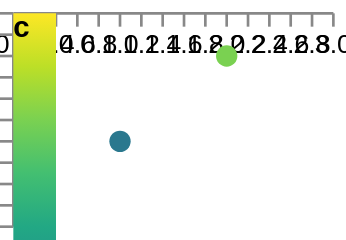

Write the Vega-Lite specification saved for this chart.
### Vega specification from a JSON file in a GitHub repository (floating-point values rounded to 4 significant figures)
{"width": 120, "height": 80, "padding": 5, "data": [{"name": "t", "values": [{"x": 1, "y": 2}, {"x": 2, "y": 4}]}], "scales": [{"name": "x", "type": "linear", "domain": [0, 3], "range": "width"}, {"name": "y", "type": "linear", "domain": [0, 5], "range": "height"}, {"name": "c", "type": "linear", "domain": [0, 5], "range": {"scheme": "viridis"}}], "axes": [{"scale": "x", "orient": "bottom"}, {"scale": "y", "orient": "left"}], "legends": [{"fill": "c", "title": "c", "format": "bad\tformat"}], "marks": [{"type": "symbol", "from": {"data": "t"}, "encode": {"update": {"x": {"scale": "x", "field": "x"}, "y": {"scale": "y", "field": "y"}, "fill": {"scale": "c", "field": "y"}}}}]}
